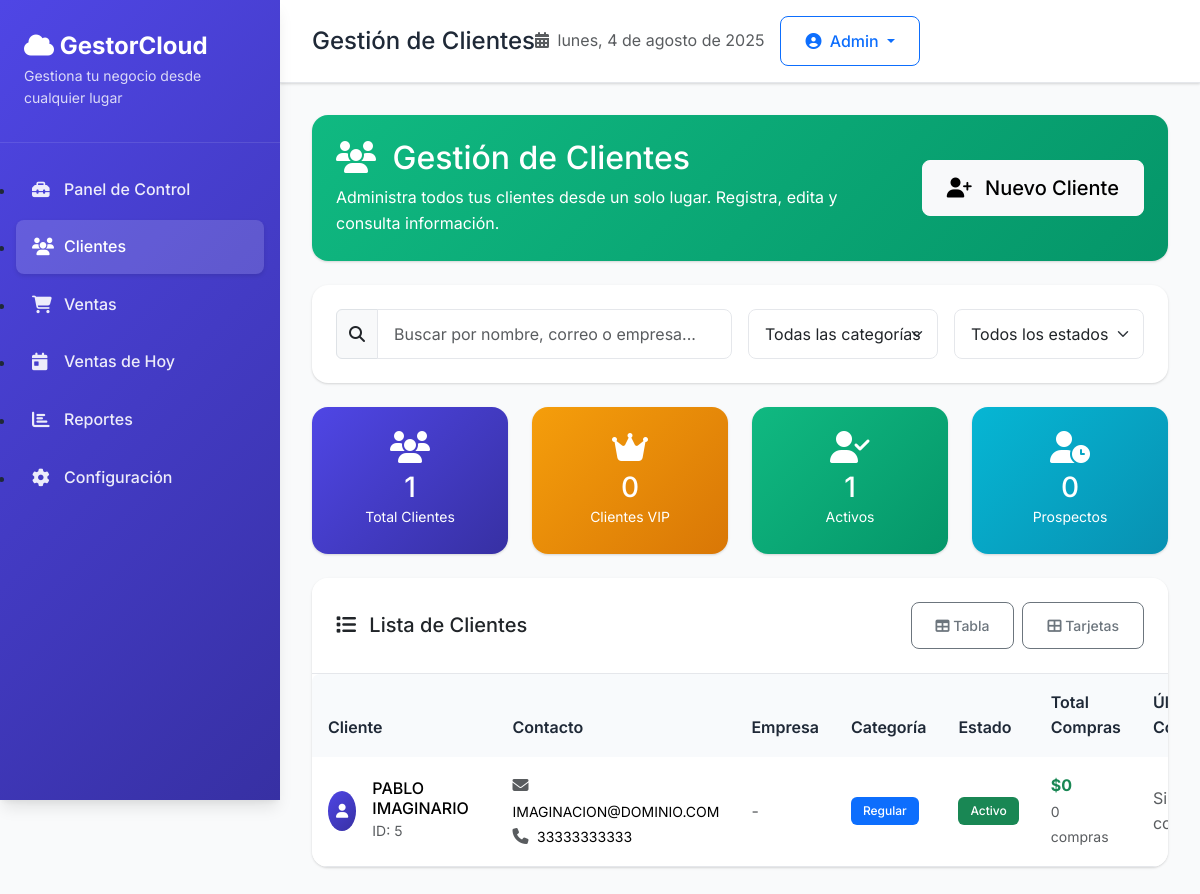
Screenshot of /clientes with the database file from the repository.
### tables this page shows
CREATE TABLE clientes (
                    id_cliente INTEGER PRIMARY KEY AUTOINCREMENT,
                    nombre_completo TEXT NOT NULL,
                    edad INTEGER NOT NULL,
                    direccion TEXT NOT NULL,
                    correo TEXT UNIQUE NOT NULL,
                    telefono TEXT NOT NULL,
                    empresa TEXT DEFAULT '',
                    categoria TEXT DEFAULT 'Regular',
                    estado TEXT DEFAULT 'Activo',
                    fecha_registro TEXT NOT NULL,
                    ultima_actualizacion TEXT NOT NULL,
                    notas TEXT DEFAULT '',
                    valor_total_compras REAL DEFAULT 0.0,
                    numero_compras INTEGER DEFAULT 0,
                    ultima_compra TEXT DEFAULT '',
                    descuento_cliente REAL DEFAULT 0.0
                );

### web/app.py (the view)
@app.get("/clientes", response_class=HTMLResponse)
async def lista_clientes(request: Request):
    clientes = db.obtener_todos_clientes()
    return templates.TemplateResponse("clientes.html", {
        "request": request,
        "clientes": clientes,
        "page": "clientes"
    })

### web/templates/clientes.html (shortened to what this page needs)
{% extends "base.html" %} {% block title %}Clientes - GestorCloud{% endblock %}
{% block page_title %}Gestión de Clientes{% endblock %} {% block content %}
<div class="fade-in">
  <div class="row mb-4">
    <div class="col-12">
      <div
        class="card border-0"
        style="
          background: linear-gradient(135deg, #10b981 0%, #059669 100%);
          color: white;
        "
      >
        <div class="card-body">
          <div class="row align-items-center">
            <div class="col-md-8">
              <h2 class="mb-2">
                <i class="fas fa-users me-2"></i>
                Gestión de Clientes
              </h2>
              <p class="mb-0 opacity-90">
                Administra todos tus clientes desde un solo lugar. Registra,
                edita y consulta información.
              </p>
            </div>
            <div class="col-md-4 text-end">
              <a href="/clientes/nuevo" class="btn btn-light btn-lg">
                <i class="fas fa-user-plus me-2"></i>
                Nuevo Cliente
              </a>
            </div>
          </div>
        </div>
      </div>
    </div>
  </div>
  <div class="row mb-4">
    <div class="col-12">
      <div class="card">
        <div class="card-body">
          <div class="row g-3">
            <div class="col-md-6">
              <div class="input-group">
                <span class="input-group-text">
                  <i class="fas fa-search"></i>
                </span>
                <input
                  type="text"
                  class="form-control"
                  id="searchInput"
                  placeholder="Buscar por nombre, correo o empresa..."
                />
              </div>
            </div>
            <div class="col-md-3">
              <select class="form-select" id="filterCategoria">
                <option value="">Todas las categorías</option>
              </select>
            </div>
            <div class="col-md-3">
              <select class="form-select" id="filterEstado">
                <option value="">Todos los estados</option>
              </select>
            </div>
          </div>
        </div>
      </div>
    </div>
  </div>
  <div class="row mb-4">
    <div class="col-md-3">
      <div
        class="card text-center border-0"
        style="
          background: linear-gradient(135deg, #4f46e5, #3730a3);
          color: white;
        "
      >
        <div class="card-body">
          <i class="fas fa-users fa-2x mb-2"></i>
          <h3 class="mb-0">{{ clientes|length }}</h3>
          <small>Total Clientes</small>
        </div>
      </div>
    </div>
    <div class="col-md-3">
      <div
        class="card text-center border-0"
        style="
          background: linear-gradient(135deg, #f59e0b, #d97706);
          color: white;
        "
      >
        <div class="card-body">
          <i class="fas fa-crown fa-2x mb-2"></i>
          <h3 class="mb-0">
            {{ clientes|selectattr("categoria", "equalto", "VIP")|list|length }}
          </h3>
          <small>Clientes VIP</small>
        </div>
      </div>
    </div>
    <div class="col-md-3">
      <div
        class="card text-center border-0"
        style="
          background: linear-gradient(135deg, #10b981, #059669);
          color: white;
        "
      >
        <div class="card-body">
          <i class="fas fa-user-check fa-2x mb-2"></i>
          <h3 class="mb-0">
            {{ clientes|selectattr("estado", "equalto", "Activo")|list|length }}
          </h3>
          <small>Activos</small>
        </div>
      </div>
    </div>
    <div class="col-md-3">
      <div
        class="card text-center border-0"
        style="
          background: linear-gradient(135deg, #06b6d4, #0891b2);
          color: white;
        "
      >
        <div class="card-body">
          <i class="fas fa-user-clock fa-2x mb-2"></i>
          <h3 class="mb-0">
            {{ clientes|selectattr("categoria", "equalto",
            "Prospecto")|list|length }}
          </h3>
          <small>Prospectos</small>
        </div>
      </div>
    </div>
  </div>
  <div class="row">
    <div class="col-12">
      <div class="card">
        <div
          class="card-header d-flex justify-content-between align-items-center"
        >
          <h5 class="mb-0">
            <i class="fas fa-list me-2"></i>
            Lista de Clientes
          </h5>
          <div class="d-flex gap-2">
            <button
              class="btn btn-outline-secondary btn-sm"
              onclick="toggleView('table')"
            >
              <i class="fas fa-table"></i> Tabla
            </button>
            <button
              class="btn btn-outline-secondary btn-sm"
              onclick="toggleView('cards')"
            >
              <i class="fas fa-th-large"></i> Tarjetas
            </button>
          </div>
        </div>
        <div class="card-body p-0">
          {% if clientes %}
          <div id="tableView" class="table-responsive">
            <table class="table table-hover mb-0">
              <thead>
                <tr>
                  <th>Cliente</th>
                  <th>Contacto</th>
                  <th>Empresa</th>
                  <th>Categoría</th>
                  <th>Estado</th>
                  <th>Total Compras</th>
                  <th>Última Compra</th>
                </tr>
              </thead>
              <tbody id="clientesTableBody">
                {% for cliente in clientes %}
                <tr
                  class="cliente-row"
                  data-cliente="{{ cliente.nombre_completo|lower }} {{ cliente.correo|lower }} {{ cliente.empresa|lower }}"
                  data-categoria="{{ cliente.categoria }}"
                  data-estado="{{ cliente.estado }}"
                >
                  <td>
                    <div class="d-flex align-items-center">
                      <div class="avatar-circle me-3">
                        <i class="fas fa-user"></i>
                      </div>
                      <div>
                        <h6 class="mb-0">{{ cliente.nombre_completo }}</h6>
                        <small class="text-muted"
                          >ID: {{ cliente.id_cliente }}</small
                        >
                      </div>
                    </div>
                  </td>
                  <td>
                    <div>
                      <i class="fas fa-envelope text-muted me-1"></i>
                      <small>{{ cliente.correo }}</small>
                    </div>
                    <div>
                      <i class="fas fa-phone text-muted me-1"></i>
                      <small>{{ cliente.telefono }}</small>
                    </div>
                  </td>
                  <td>
                    {% if cliente.empresa %}
                    <span class="badge bg-light text-dark"
                      >{{ cliente.empresa }}</span
                    >
                    {% else %}
                    <span class="text-muted">-</span>
                    {% endif %}
                  </td>
                  <td>
                    <span
                      class="badge {% if cliente.categoria == 'VIP' %}bg-warning {% elif cliente.categoria == 'Regular' %}bg-primary {% elif cliente.categoria == 'Prospecto' %}bg-info {% else %}bg-secondary{% endif %}"
                    >
                       {{ cliente.categoria }}
                    </span>
                  </td>
                  <td>
                    <span
                      class="badge {% if cliente.estado == 'Activo' %}bg-success {% elif cliente.estado == 'Prospecto' %}bg-info {% else %}bg-secondary{% endif %}"
                    >
                      {{ cliente.estado }}
                    </span>
                  </td>
                  <td>
                    <strong class="text-success"
                      >${{ "{:,.0f}".format(cliente.valor_total_compras)
                      }}</strong
                    >
                    <br />
                    <small class="text-muted"
                      >{{ cliente.numero_compras }} compras</small
                    >
                  </td>
                  <td>
                    {% if cliente.ultima_compra %} {{ cliente.ultima_compra }}
                    <br />
                    <small class="text-muted">
                      {% set dias = cliente.dias_desde_ultima_compra() %} {% if
                      dias >= 0 %} Hace {{ dias }} días {% endif %}
                    </small>
                    {% else %}
                    <span class="text-muted">Sin compras</span>
                    {% endif %}
                  </td>
                </tr>
                {% endfor %}
              </tbody>
            </table>
          </div>
          {% endif %}
        </div>
      </div>
    </div>
  </div>
</div>
{% endblock %}

### web/templates/base.html (style rules this page uses)
:root { --primary-color: #4f46e5; --primary-dark: #3730a3; --secondary-color: #f8fafc; --success-color: #10b981; --warning-color: #f59e0b; --danger-color: #ef4444; --dark-color: #1f2937; --light-color: #f9fafb; --border-color: #e5e7eb; --shadow: 0 1px 3px 0 rgba(0, 0, 0, 0.1), 0 1px 2px 0 rgba(0, 0, 0, 0.06); --shadow-lg: 0 10px 15px -3px rgba(0, 0, 0, 0.1), 0 4px 6px -2px rgba(0, 0, 0, 0.05); }
* { margin: 0; padding: 0; box-sizing: border-box; }
body { font-family: "Inter", sans-serif; background-color: var(--light-color); color: var(--dark-color); line-height: 1.6; }
.card { border: none; box-shadow: var(--shadow); border-radius: 1rem; overflow: hidden; transition: all 0.2s ease; }
.card-header { background: white; border-bottom: 1px solid var(--border-color); padding: 1.5rem; font-weight: 600; }
.card-body { padding: 1.5rem; }
.btn { border-radius: 0.5rem; font-weight: 500; padding: 0.75rem 1.5rem; transition: all 0.2s ease; }
.table { border-radius: 0.5rem; overflow: hidden; }
.table thead th { background-color: var(--secondary-color); border: none; font-weight: 600; color: var(--dark-color); padding: 1rem; }
.table tbody td { padding: 1rem; border-color: var(--border-color); vertical-align: middle; }
.badge { font-weight: 500; font-size: 0.75rem; padding: 0.5rem 0.75rem; border-radius: 0.375rem; }
.form-control, .form-select { border-radius: 0.5rem; border: 1px solid var(--border-color); padding: 0.75rem 1rem; transition: all 0.2s ease; }
.fade-in { animation: fadeIn 0.5s ease-in; }

### web/templates/clientes.html (style rules this page uses)
.avatar-circle { width: 40px; height: 40px; background: linear-gradient( 135deg, var(--primary-color), var(--primary-dark) ); border-radius: 50%; display: flex; align-items: center; justify-content: center; color: white; font-size: 0.875rem; }

### rows the page displays
clientes: nombre_completo "PABLO IMAGINARIO", id_cliente "5", correo "IMAGINACION@DOMINIO.COM", telefono "33333333333", categoria "Regular", estado "Activo", valor_total_compras "0", numero_compras "0", ultima_compra "Sin compras"

### other values shown
{{ clientes|length }} "1"
{{ clientes|selectattr("categoria", "equalto", "VIP")|list|length }} "0"
{{ clientes|selectattr("estado", "equalto", "Activo")|list|length }} "1"
